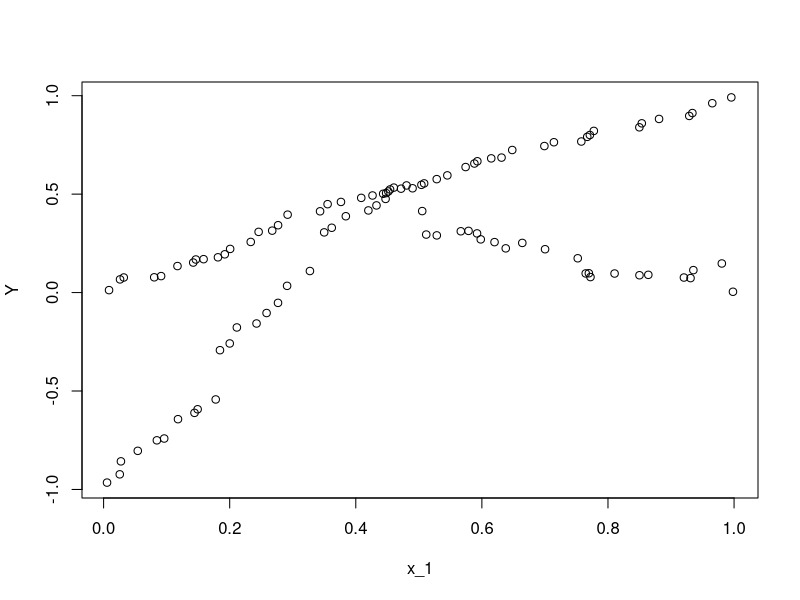

The R script that drew this image: (Note: a time limit stopped this script after it produced the figure.)
## ---- chunk 1

x_1<-runif(100)
x_2<-rep(c(0, 1), 50)
x_1<-sort(x_1)
Y<-sort(runif(100))
Y[seq(1, 50, 2)]<-Y[seq(1, 50, 2)]-sort(runif(25), decreasing=TRUE)
Y[seq(52, 100, 2)]<-Y[seq(52, 100, 2)]-sort(runif(25))
plot(Y~x_1)
summary(aov(Y~x_1*x_2))
## ---- chunk 2
simulation1<-function(n) {
  x_1<-runif(2*n)
  x_2<-rep(c(0, 1), n)
  x_1<-sort(x_1)
  Y<-sort(runif(2*n))
  Y[seq(1, n, 2)]<-Y[seq(1, n, 2)]-sort(runif(length(seq(1,n,2))), decreasing=TRUE)
  Y[seq(ceiling(n/2)*2, 2*n, 2)]<-Y[seq(ceiling(n/2)*2, 2*n, 2)]-sort(runif(length(seq(ceiling(n/2)*2,2*n,2))))
  Y<-Y+rnorm(2*n)
  model<-anova(lm(Y~x_1*x_2))
  shapiro.test(rstandard(lm(Y~x_1*x_2)))$p.value
  return(c(model$"Pr(>F)"[3], shapiro.test(rstandard(lm(Y~x_1*x_2)))$p.value))
}
power1<-function(n, p) {
  pvalues<-replicate(100, simulation1(n))
  c(length(which(pvalues[1,]<p))/100,
  length(which(pvalues[2,]<p))/100)
}
power1(50, 0.05)
p1<-0
normalnosc1<-0
for(i in 10:150) {
  a<-0
  a<-power1(i, 0.05)
  p1[i]<-a[1]
  normalnosc1[i]<-a[2]
}
plot(p1[10:150]~c(10:150))
plot(normalnosc1[10:150]~c(10:150))
## ---- chunk 3
simulation2<-function(n) {
  x_1<-runif(2*n)
  x_2<-rep(c(0, 1), n)
  x_1<-sort(x_1)
  Y<-sort(runif(2*n))
  Y[seq(1, n, 2)]<-Y[seq(1, n, 2)]-sort(runif(length(seq(1,n,2))), decreasing=TRUE)
  Y[seq(ceiling(n/2)*2, 2*n, 2)]<-Y[seq(ceiling(n/2)*2, 2*n, 2)]-sort(runif(length(seq(ceiling(n/2)*2,2*n,2))))
  Y<-Y+rcauchy(2*n, 0, 1)
  model<-anova(lm(Y~x_1*x_2))
  return(c(model$"Pr(>F)"[3], shapiro.test(rstandard(lm(Y~x_1*x_2)))$p.value))
}
power2<-function(n, p) {
  pvalues<-replicate(100, simulation2(n))
  c(length(which(pvalues[1,]<p))/100,
  length(which(pvalues[2,]<p))/100)
  }
power2(50, 0.05)
p2<-0
normalnosc2<-0
for(i in 10:150) {
  a<-0
  a<-power2(i, 0.05)
  p2[i]<-a[1]
  normalnosc2[i]<-a[2]
}
plot(p2[10:150]~c(10:150))
plot(normalnosc2[10:150]~c(10:150))
## ---- chunk 4
simulation3<-function(n) {
  x_1<-runif(2*n)
  x_2<-rep(c(0, 1), n)
  x_1<-sort(x_1)
  Y<-sort(runif(2*n))
  Y[seq(1, n, 2)]<-Y[seq(1, n, 2)]-sort(runif(length(seq(1,n,2))), decreasing=TRUE)
  Y[seq(ceiling(n/2)*2, 2*n, 2)]<-Y[seq(ceiling(n/2)*2, 2*n, 2)]-sort(runif(length(seq(ceiling(n/2)*2,2*n,2))))
  Y<-Y+rnorm(2*n)*0.1
  model<-anova(lm(Y~x_1*x_2))
  shapiro.test(rstandard(lm(Y~x_1*x_2)))$p.value
  return(c(model$"Pr(>F)"[3], shapiro.test(rstandard(lm(Y~x_1*x_2)))$p.value))
}
power3<-function(n, p) {
  pvalues<-replicate(100, simulation3(n))
  c(length(which(pvalues[1,]<p))/100,
  length(which(pvalues[2,]<p))/100)
}
power3(50, 0.05)
p3<-0
normalnosc3<-0
for(i in 10:150) {
  a<-0
  a<-power3(i, 0.05)
  p3[i]<-a[1]
  normalnosc3[i]<-a[2]
}
## ---- chunk 5
plot(p3[10:150]~c(10:150))
plot(normalnosc3[10:150]~c(10:150))
## ---- chunk 6
plot(p1[10:150]~c(10:150), type="l",col="red", ylim=c(0, 1))
lines(p2[10:150]~c(10:150), col="green")
lines(p3[10:150]~c(10:150), col="yellow")
## ---- chunk 7
boxplot(normalnosc1[10:150], normalnosc3[10:150])
abline(0.05, 0)
